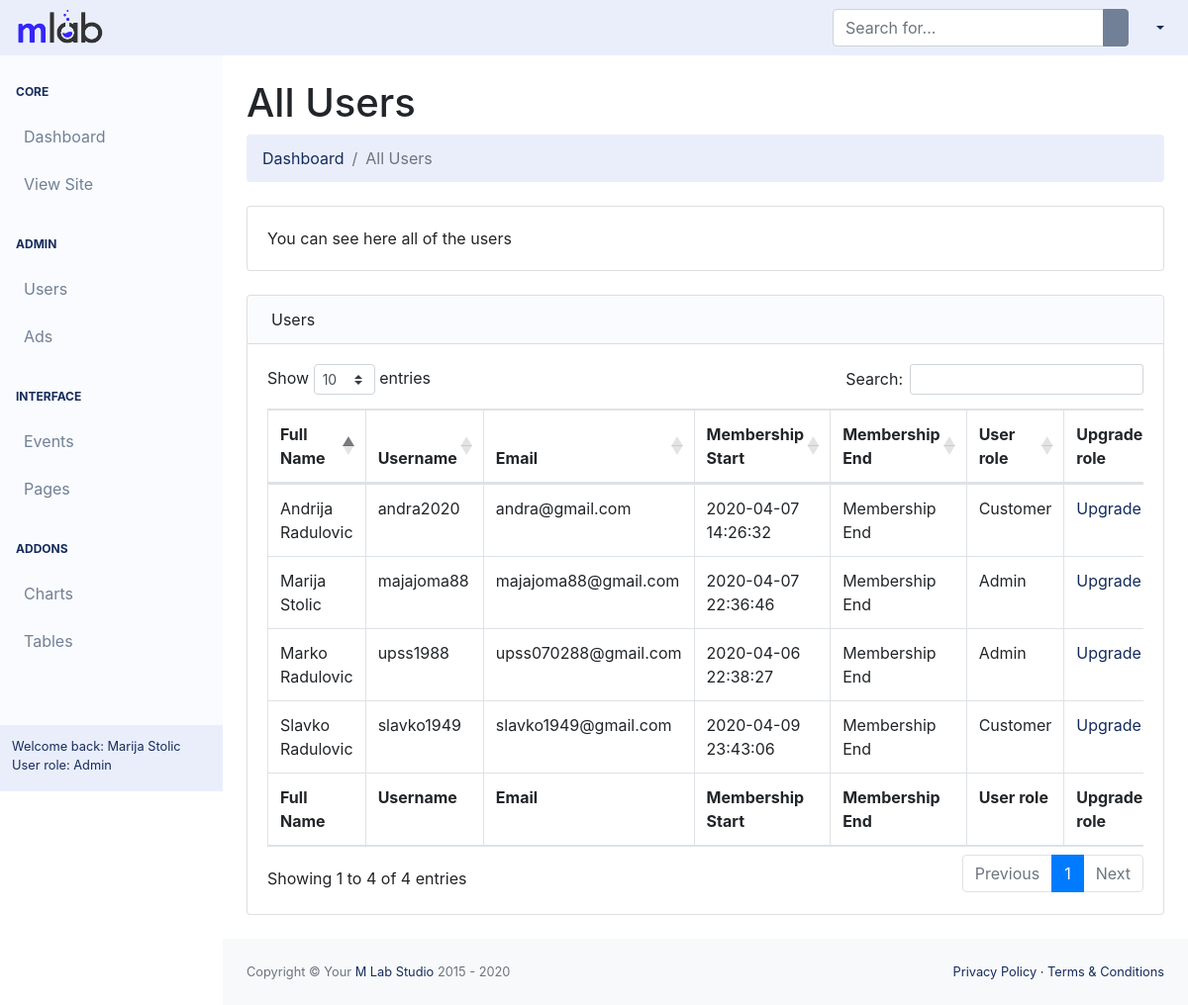
Page /backend/pages/all_users.php (signed in) on the earlier database version.
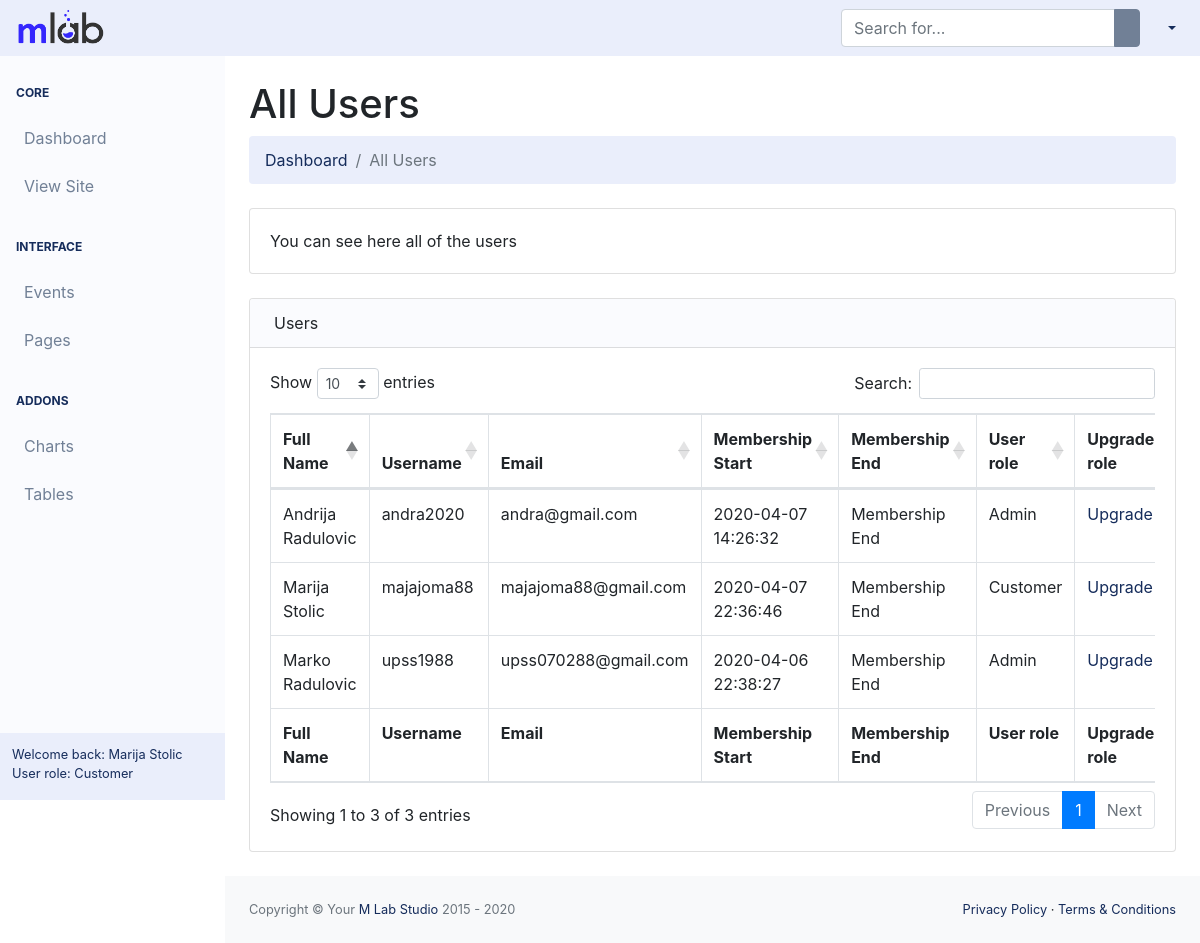
Same page on the later database version.
### tables this page shows
CREATE TABLE `users` (
  `id` int(255) NOT NULL,
  `fname` varchar(20) NOT NULL,
  `lname` varchar(20) NOT NULL,
  `username` varchar(100) NOT NULL,
  `email` varchar(100) NOT NULL,
  `password` varchar(100) NOT NULL,
  `profile_image` varchar(100) NOT NULL,
  `work` varchar(50) NOT NULL,
  `education` varchar(50) NOT NULL,
  `phone_number` varchar(30) NOT NULL,
  `state` varchar(30) NOT NULL,
  `current_city` varchar(30) NOT NULL,
  `home_town` varchar(30) NOT NULL,
  `relationship_status` varchar(30) NOT NULL,
  `gender` varchar(30) NOT NULL,
  `hobbies` varchar(100) NOT NULL,
  `website` varchar(30) NOT NULL,
  `company` varchar(30) NOT NULL,
  `position` varchar(30) NOT NULL,
  `bio` varchar(250) NOT NULL,
  `date` timestamp NOT NULL DEFAULT current_timestamp(),
  `user_role` int(10) NOT NULL
);

### backend/config/Db.php (called while the page is built)
<?php
$dbhost = 'localhost';
$dbuser = 'root';
$dbpass = '';
$dbname = 'app';
$db = new Database($dbhost, $dbuser, $dbpass, $dbname);

### backend/config/Database.php (called while the page is built, shortened)
<?php
require_once 'Db.php';
class Database
{
    public $connection;
    protected $query;
    public function __construct($dbhost = 'localhost', $dbuser = 'root', $dbpass = '', $dbname = 'app', $charset = 'utf8')
    {
        $this->connection = new mysqli($dbhost, $dbuser, $dbpass, $dbname);
        $this->connection->set_charset($charset);
    }
    public function query($query)
    {
        if ($this->query = $this->connection->prepare($query)) {
            $this->query->execute();
        } else {
            $this->error('Unable to prepare MySQL statement (check your syntax) - ' . $this->connection->error);
        }
        return $this;
    }
    public function fetchAll($callback = null)
    {
        $params = array();
        $row = array();
        $meta = $this->query->result_metadata();
        while ($field = $meta->fetch_field()) {
            $params[] = &$row[$field->name];
        }
        call_user_func_array(array($this->query, 'bind_result'), $params);
        $result = array();
        while ($this->query->fetch()) {
            $r = array();
            foreach ($row as $key => $val) {
                $r[$key] = $val;
            }
            if ($callback != null && is_callable($callback)) {
                $value = call_user_func($callback, $r);
                if ($value == 'break') break;
            } else {
                $result[] = $r;
            }
        }
        return $result;
    }
}

### backend/src/templates/template-parts/admin_area/all_users/all_users.php (the view, shortened to what this page needs)
<table class="table table-bordered" id="dataTable" width="100%" cellspacing="0">
	<thead>
		<tr>
            <th>Full Name</th>
            <th>Username</th>
            <th>Email</th>
            <th>Membership Start</th>
            <th>Membership End</th>
            <th>User role</th>
            <th>Upgrade role</th>
		</tr>
	</thead>
	<tfoot>
		<tr>
            <th>Full Name</th>
            <th>Username</th>
            <th>Email</th>
            <th>Membership Start</th>
            <th>Membership End</th>
            <th>User role</th>
            <th>Upgrade role</th>
		</tr>
	</tfoot>
	<tbody>
	<?php
	$allUsers = $db->query('SELECT id, fname, lname, username, email, date, user_role FROM users ORDER BY id DESC')->fetchAll();
	foreach ($allUsers as $allUser) { ?>
		<tr>
			<td><?= $allUser['fname'] . ' ' . $allUser['lname'] ?></td>
			<td><?= $allUser['username'] ?></td>
			<td><?= $allUser['email'] ?></td>
			<td><?= $allUser['date'] ?></td>
			<td>Membership End</td>
			<td><?= ($allUser['user_role'] === 10) ? 'Admin' : 'Customer'; ?></td>
			<td>
                <a href="#" data-toggle="modal" class="upgradeBtn" data-target="#upgradeUserRole">Upgrade</a>
            </td>
		</tr>
	<?php } ?>
	</tbody>
</table>

### backend/src/templates/header/header.php (shortened to what this page needs)
<?php include 'C:/xampp/htdocs/App/backend/config/Database.php'; ?>
<!DOCTYPE html>
<html lang="en">
<head>
    <link href="css/styles.css" rel="stylesheet" />
    <link href="https://cdn.datatables.net/1.10.20/css/dataTables.bootstrap4.min.css" rel="stylesheet" />
</head>
<body class="sb-nav-fixed">
<nav class="sb-topnav navbar navbar-expand">
    <a class="navbar-brand" href="../../../../index.php"><img alt="Image placeholder" src="../../../../frontend/assets/img/brand/mlab-logo.png" id="navbar-logo"></a><button class="btn btn-link btn-sm order-1 order-lg-0" id="sidebarToggle" href="#"><i class="fas fa-bars"></i></button
    >
    <form class="d-none d-md-inline-block form-inline ml-auto mr-0 mr-md-3 my-2 my-md-0">
        <div class="input-group">
            <input class="form-control" type="text" placeholder="Search for..." aria-label="Search" aria-describedby="basic-addon2" />
            <div class="input-group-append">
                <button class="btn btn-primary" type="button"><i class="fas fa-search"></i></button>
            </div>
        </div>
    </form>
    <ul class="navbar-nav ml-auto ml-md-0">
        <li class="nav-item dropdown">
            <a class="nav-link dropdown-toggle" id="userDropdown" href="#" role="button" data-toggle="dropdown" aria-haspopup="true" aria-expanded="false"><i class="fas fa-user fa-fw"></i></a>
        </li>
    </ul>
</nav>

### backend/pages/all_users.php (shortened to what this page needs)
<?php include '../src/templates/header/header.php'; ?>
<div id="layoutSidenav">
	<div id="layoutSidenav_nav">
		<nav class="sb-sidenav accordion sb-sidenav-dark" id="sidenavAccordion">
			<?php include '../src/templates/template-parts/navigation/navigation.php'; ?>
			<?php include '../src/templates/auth/users/user_name.php'; ?>
		</nav>
	</div>
	<div id="layoutSidenav_content">
		<main>
			<div class="container-fluid">
				<h1 class="mt-4">All Users</h1>
				<ol class="breadcrumb mb-4">
					<li class="breadcrumb-item"><a href="index.php">Dashboard</a></li>
					<li class="breadcrumb-item active">All Users</li>
				</ol>
				<div class="card mb-4">
					<div class="card-body">You can see here all of the users</div>
				</div>
				<div class="card mb-4">
					<div class="card-header"><i class="fas fa-table mr-1"></i>Users</div>
					<div class="card-body">
						<div class="table-responsive">
							<?php include '../src/templates/template-parts/admin_area/all_users/all_users.php'; ?>
						</div>
					</div>
				</div>
			</div>
		</main>
		<?php include '../src/templates/footer/footer.php'; ?>
	</div>
</div>
</body>
</html>

### backend/src/templates/template-parts/navigation/navigation.php (shortened to what this page needs)
<div class="sb-sidenav-menu">
    <div class="nav">
        <div class="sb-sidenav-menu-heading">Core</div>
        <a class="nav-link" href="/backend/pages/index.php">
            Dashboard</a>
        <a class="nav-link" href="http://app.beta/frontend/index.php" target="_blank">
            View Site</a>
        <?php
        if ($_SESSION['user_role'] === 10) : ?>
            <div class="sb-sidenav-menu-heading">Admin</div>
            <a class="nav-link collapsed" href="#" data-toggle="collapse" data-target="#collapseUsers" aria-expanded="false" aria-controls="collapseLayouts">
                Users
            </a>
            <a class="nav-link collapsed" href="#" data-toggle="collapse" data-target="#collapseAds" aria-expanded="false" aria-controls="collapseLayouts">
                Ads
            </a>
        <?php endif; ?>
        <div class="sb-sidenav-menu-heading">Interface</div>
        <a class="nav-link collapsed" href="#" data-toggle="collapse" data-target="#collapseLayouts" aria-expanded="false" aria-controls="collapseLayouts">
            Events
        </a>
        <a class="nav-link collapsed" href="#" data-toggle="collapse" data-target="#collapsePages" aria-expanded="false" aria-controls="collapsePages">
            Pages
        </a>
        <div class="sb-sidenav-menu-heading">Addons</div>
        <a class="nav-link" href="charts.php">
            Charts</a>
        <a class="nav-link" href="tables.php">
            Tables</a>
    </div>
</div>

### backend/src/templates/auth/users/user_name.php (shortened to what this page needs)
<div class="sb-sidenav-footer">
    <div class="small">Welcome back: <?php echo $_SESSION['fname'].' '.$_SESSION['lname']; ?></div>
    <div class="small">User role: <?= $isAdmin = ($_SESSION['user_role'] === 10) ? 'Admin' : 'Customer'; ?></div>
</div>

### backend/src/templates/footer/footer.php (shortened to what this page needs)
<footer class="py-4 bg-light mt-auto">
    <div class="container-fluid">
        <div class="d-flex align-items-center justify-content-between small">
            <div class="text-muted">Copyright &copy; Your <a href="https://mlab-studio.com" target="_blank">M Lab Studio</a> 2015 - <?php echo date('Y') ?></div>
            <div>
                <a href="#">Privacy Policy</a>
                &middot;
                <a href="#">Terms &amp; Conditions</a>
            </div>
        </div>
    </div>
</footer>

Differences in the rows shown:
removed users: fname "Slavko", lname "Radulovic", username "slavko1949", email "slavko1949@gmail.com", date "2020-04-09 23:43:06", user_role "Customer"
changed users "Marija": user_role "Admin" → "Customer"
changed users "Andrija": user_role "Customer" → "Admin"
Other differences:
$isAdmin = ($_SESSION['user_role'] === 10) ? 'Admin' : 'Customer': "Admin" → "Customer"
text written by a page script: "Show entries Search: Showing 1 to 4 of 4 entries Previous 1 Next" → "Show entries Search: Showing 1 to 3 of 3 entries Previous 1 Next"
text no longer shown: "ADMIN Users Ads"
